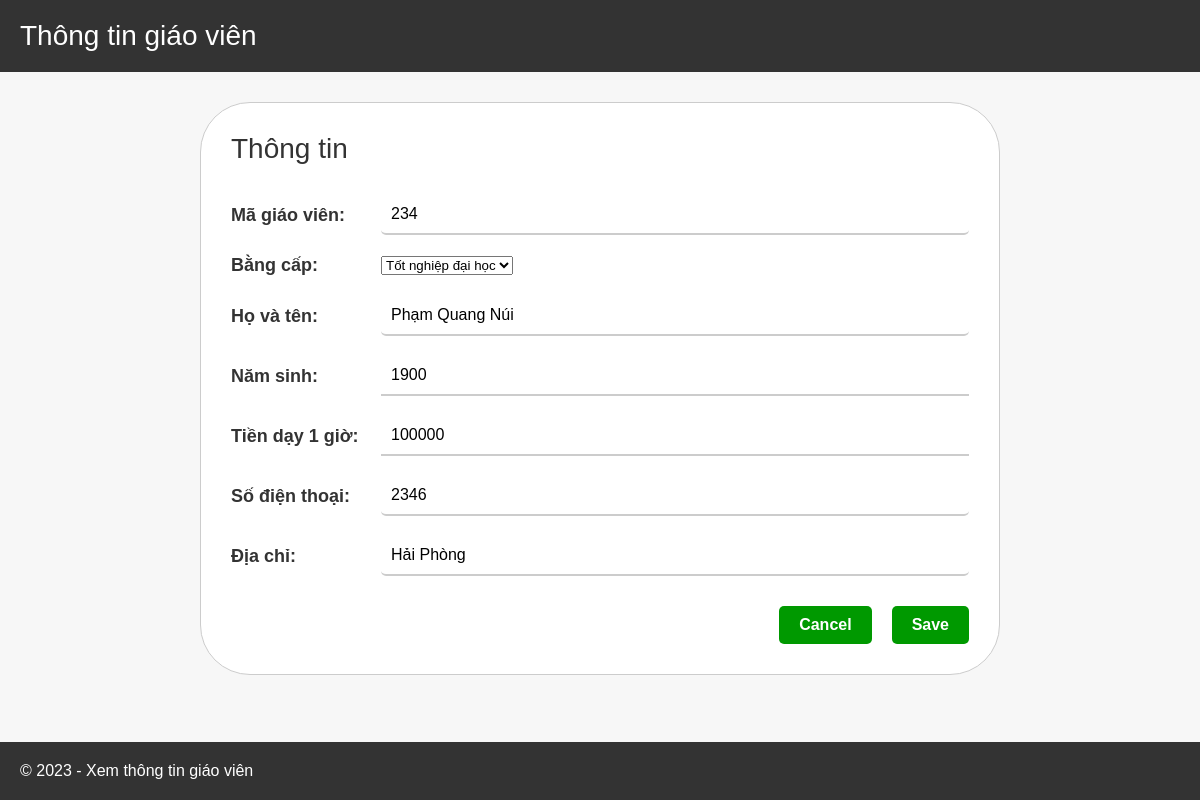
The app's page /update-teacher/7/ with its own data.
### main_app/models.py (models this page shows, shortened)
class User(AbstractUser):
    full_name = models.CharField(max_length=200, null=False)
    teacher_id = models.CharField(max_length=6, null=False,unique=True)
    year_of_birth = models.IntegerField(null=False,blank=False)
    phone = models.CharField(max_length=10, null=False,unique=True )
    degree = models.FloatField(default=1.3, choices=PRIORITIES)
    salary_per_hour = models.IntegerField(default=100000)
    location = models.CharField(max_length=250,null=False,blank=False)
    USERNAME_FIELD = 'phone'
    REQUIRED_FIELDS = ['username']

### main_app/views.py (the view, shortened to what this page needs)
# urls.py: path('update-teacher/<int:pk>/', views.updateTeacher, name="update-teacher"),
def updateTeacher(request,pk):
    user = User.objects.get(id=pk)
    form = UserForm(instance=user)
    global mess
    mess = ''
    context = {'form': form, 'mess': mess}
    return render(request, 'modules/create_teacher.html', context)

### main_app/forms.py
class UserForm(ModelForm):
    class Meta:
        model = User
        fields = '__all__'
        exclude = ['username', 'email', '']

### main_app/templates/modules/create_teacher.html (shortened to what this page needs)
{% extends 'main.html' %}
{% block content %}
<main>
        <div class="teacher-form-container">
            <form method="POST" >
                <h2>Thông tin</h2>
                <div class="form-row">
                    <label for="teacher-code">Mã giáo viên:</label>
                    {{form.teacher_id}}
                </div>
                <div class="form-row">
                    <label for="teacher-degree">Bằng cấp:</label>
                    {{form.degree}}
                </div>
                <div class="form-row">
                    <label for="teacher-fullname">Họ và tên:</label>
                    {{form.full_name}}
                </div>
                <div class="form-row">
                    <label for="teacher-birthday">Năm sinh:</label>
                    {{form.year_of_birth}}
                </div>
                <div class="form-row">
                    <label for="teacher-pay">Tiền dạy 1 giờ:</label>
                    {{form.salary_per_hour}}
                </div>
                <div class="form-row">
                    <label for="teacher-phone">Số điện thoại:</label>
                    {{form.phone}}
                </div>
                <div class="form-row">
                    <label for="teacher-address">Địa chỉ:</label>
                    {{form.location}}
                </div>
                <div class="form-actions">
                    <a class="link-button cancel-btn" href="{% url 'home' %}">Cancel</a>
                    <button class="link-button save-btn" type="submit">Save</button>
                </div>
            </form>
        </div>
    </main>
{% endblock %}

### static/styles/style.css (style rules this page uses)
* { margin: 0; padding: 0; box-sizing: border-box; }
body { font-family: Arial, sans-serif; background-color: #F7F7F7; color: #333333; }
a { text-decoration: none; color: #333333; }
h1, h2, h3, h4, h5, h6 { margin: 0; font-weight: normal; }
h2 { font-size: 24px; }
main { padding: 20px; margin: 0; }
input[type="text"] { border: 1px solid #CCCCCC; border-radius: 5px; padding: 10px; flex: 1; }
button { border: none; background-color: transparent; cursor: pointer; font-size: 18px; margin-left: 10px; }
.teacher-form-container { width: 100%; max-width: 800px; margin: 0 auto; padding: 30px; border: 1px solid #cccccc; border-radius: 50px; background-color: #ffffff; margin-top: 10px; margin-bottom: 50px; }
.teacher-form-container h2 { font-size: 28px; margin-bottom: 30px; }
.form-row { display: flex; align-items: center; margin-bottom: 20px; }
.form-row label { flex-basis: 150px; font-size: 18px; font-weight: bold; }
.form-row input { flex: 1; padding: 10px; font-size: 16px; border: none; border-bottom: 2px solid #ccc; }
.form-actions { display: flex; justify-content: flex-end; margin-top: 30px; }
.form-actions button,.link-button { padding: 10px 20px; margin-left: 20px; font-size: 16px; font-weight: bold; color: #fff; background-color: #0080ff; border: none; border-radius: 5px; cursor: pointer; }
.form-actions .link-button { background-color: #009900; }
.form-actions button[type="submit"] { background-color: #009900; }
input:required { border-bottom: 2px solid #0080ff; }
input[type="number"] { width: 100%; }
.cancel-btn { background-color: #2C79FD; }

### records on screen
User: teacher_id "234", degree "Tốt nghiệp đại học", full_name "Phạm Quang Núi", year_of_birth "1900", salary_per_hour "100000", phone "2346", location "Hải Phòng"
